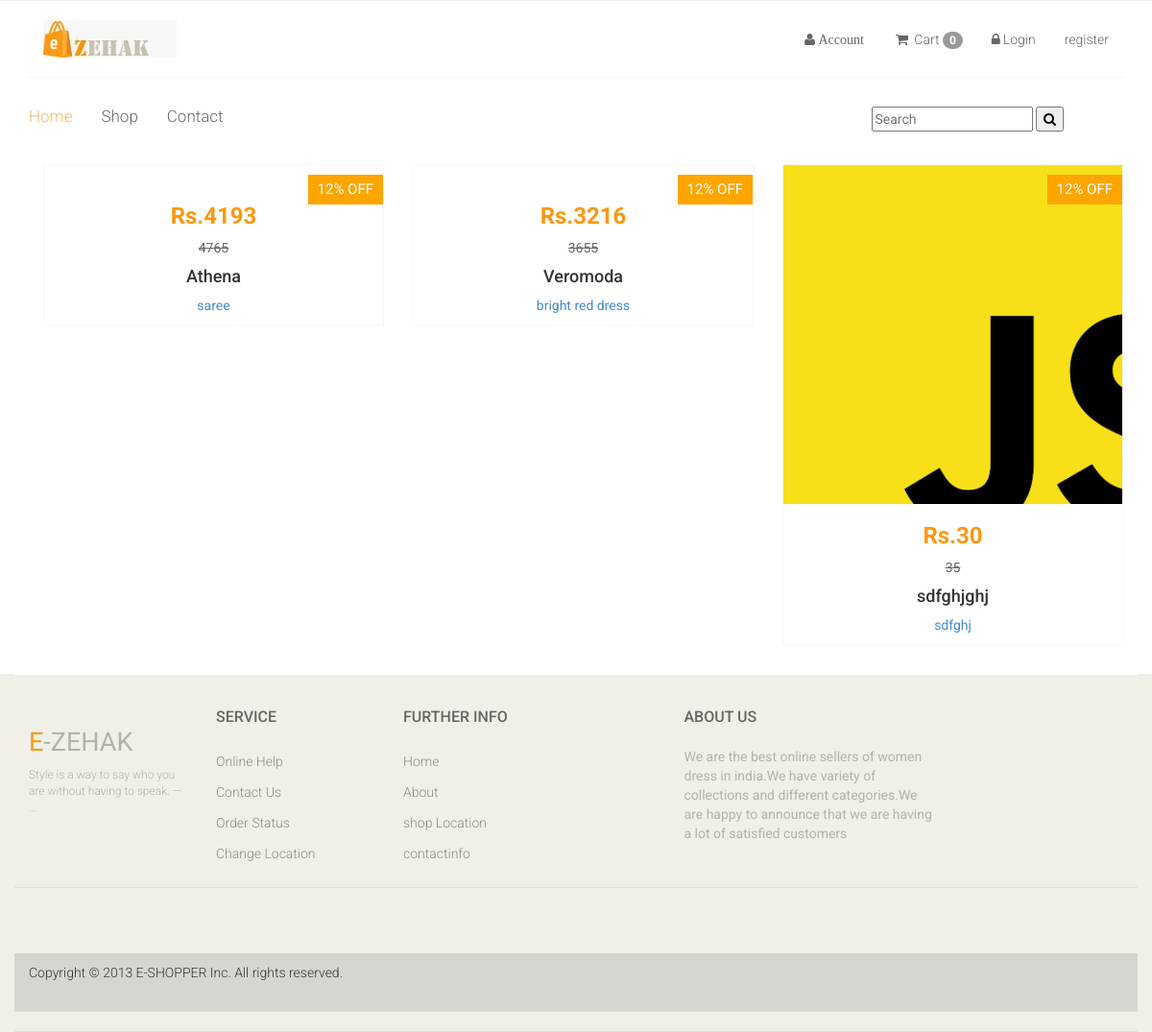
/catformal/8, run on an earlier commit of the app's database.
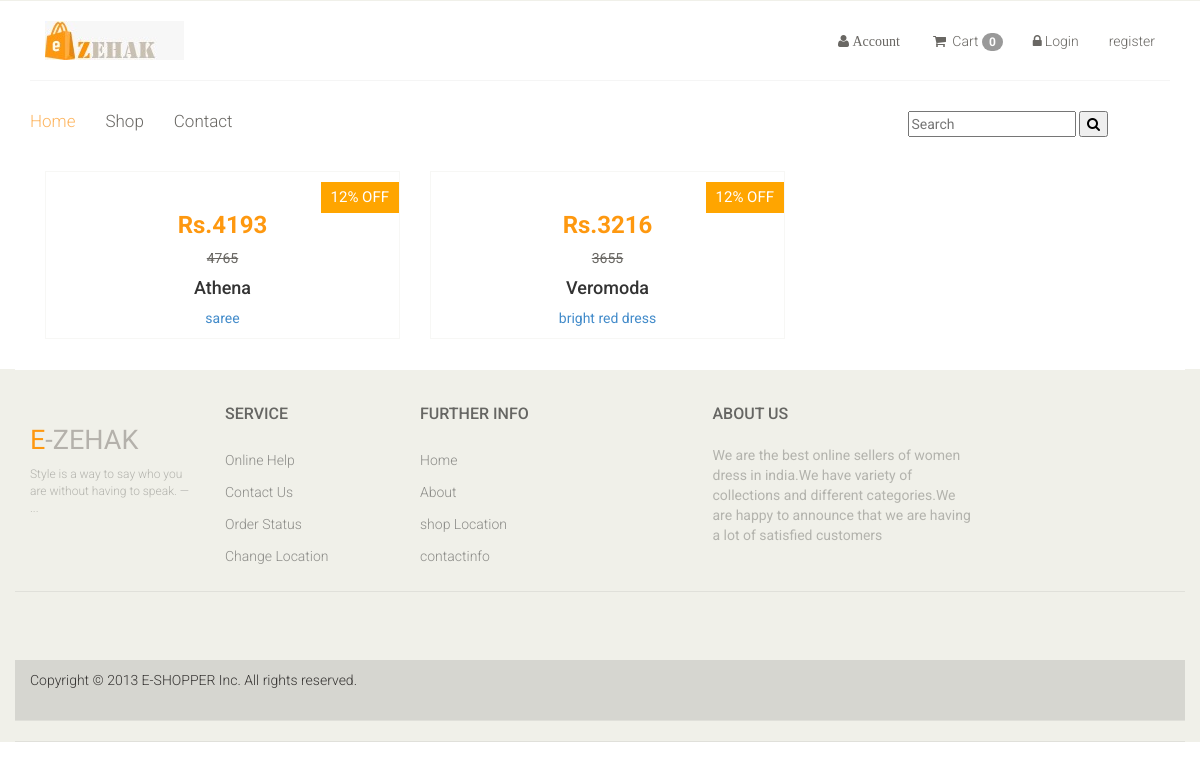
And on a later commit of the database.
### week8/models.py (models this page shows, shortened)
class Product(models.Model):
    image1 = models.ImageField(upload_to='photos/productimages')
    image2 = models.ImageField(upload_to='photos/productimages')
    image3 = models.ImageField(upload_to='photos/productimages',blank=True)
    image4 = models.ImageField(upload_to='photos/productimages',blank=True)
    brand = models.CharField(max_length=50)
    productname = models.CharField(max_length=50,unique=True)
    category = models.ForeignKey(Category,on_delete=models.CASCADE)
    price = models.IntegerField()
    offers = models.IntegerField(default=0)
    newprice = models.IntegerField(default=0)
    size = models.ManyToManyField(Size, default='s')
    stock = models.IntegerField()

class Category(models.Model):
    category_name = models.CharField(max_length=100,unique=True)
    cat_image = models.ImageField(upload_to='photos/categories',blank=True)
    offer = models.IntegerField(default=0)

### zehak/views.py (the view)
# urls.py: path('catformal/<id>',views.catformal,name='catformal'),
def catformal(request,id):
    category = Category.objects.get(id=id)
    pro = Product.objects.filter(category=category)
    context={'pro' : pro}
    return render(request,"user/category.html",context)

### zehak/context_processor.py (called while the page is built)
def counter(request):
    cart_count = 0
    if 'admin' in request.path:
        return {}
    else:
        try:
            cart_items = CartItem.objects.all().filter(user=request.user)
            for cart_item in cart_items:
                cart_count += 1
        except TypeError:
            cart_count = 0
    return dict(cart_count=cart_count)

### templates/user/category.html (shortened to what the changed rows need)
{% load static %}
<!DOCTYPE html>
<html lang="en">
<head>
    <link href="{% static 'user/css/bootstrap.min.css' %}" rel="stylesheet">
    <link href="{% static 'user/css/font-awesome.min.css' %}" rel="stylesheet">
    <link href="{% static 'user/css/prettyPhoto.css' %}" rel="stylesheet">
    <link href="{% static 'user/css/price-range.css' %}" rel="stylesheet">
    <link href="{% static 'user/css/animate.css' %}" rel="stylesheet">
	<link href="{% static 'user/css/main.css' %}" rel="stylesheet">
	<link href="{% static 'user/css/responsive.css' %}" rel="stylesheet">
</head>
<body>
	<section>
		<div class="container">
			<div class="row">
				<div class="col-sm-12 padding-right">
					<div class="features_items">
						{% for i in pro %}
						<div class="col-sm-4">
							<div class="product-image-wrapper">
								<div class="single-products" class="item">
										<div class="productinfo text-center">
											{% if i.offers > i.category.offer %}
                                        <span class="notify-badge">{{i.offers}}% OFF</span>
                                        {% elif i.offers < i.category.offer %}
                                        <span class="notify-badge">{{i.category.offer}}% OFF</span>
                                        {% elif  i.price == i.newprice %}
                                        {% else %}
                                        <span class="notify-badge">{{i.category.offer}}% OFF</span>
                                        {% endif %}
											<img src="{{ i.image1.url}}" alt="" />
											<h2>Rs.{{ i.newprice }}</h2><p><del>{{ i.price }}</del></p>
											<h4>{{ i.brand }}</h4>
											<p><a href="{% url 'productdetails' i.id %}">{{ i.productname }}</a></p>
										</div>
								</div>
							</div>
						</div>
						{% endfor %}
					</div>
				</div>
				</div>
			</div>
	</section>
	<footer id="footer">
		<div class="footer-top">
			<div class="container">
				<div class="row">
					<div class="col-sm-2">
						<div class="companyinfo">
							<h2><span>e</span>-ZEHAK</h2>
						</div>
					</div>
		<div class="footer-widget">
			<div class="container">
				<div class="row">
					<div class="col-sm-2">
						<div class="single-widget">
							<h2>Service</h2>
						</div>
					</div>
					<div class="col-sm-2">
						<div class="single-widget">
							<h2>Further info</h2>
						</div>
					</div>
					<div class="col-sm-3 col-sm-offset-1">
						<div class="single-widget">
							<h2>About Us</h2>
						</div>
					</div>
				</div>
			</div>
		</div>
	</footer>
</body>
</html>

What changed in the data, as far as the page shows it:
removed Product: category.offer "12", image1 (picture), newprice "30", price "35", brand "sdfghjghj", productname "sdfghj"
